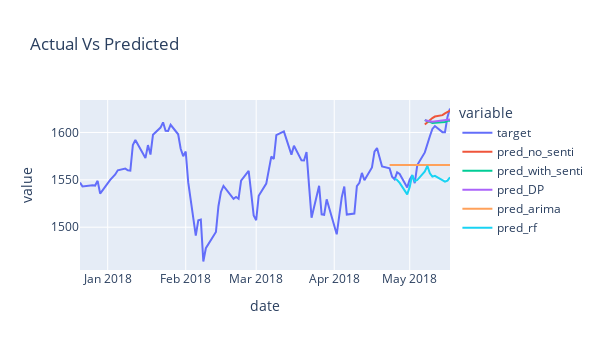

Notebook source saved alongside this figure:
### Code cell
run_and_plot('RUT',params['sequence_length'])
